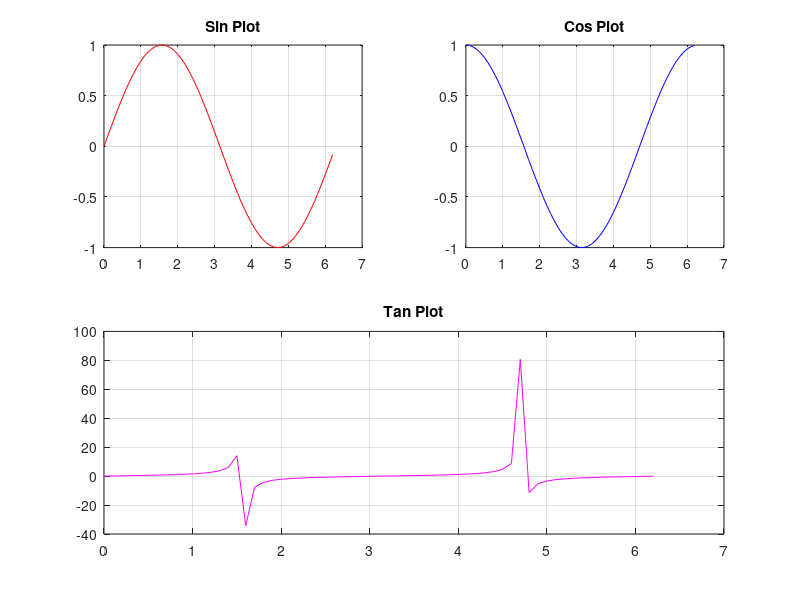

Recreate this plot in MATLAB.
clc;
clear;

% x = linspace(0,2*pi,1000);
x = 0:0.1:2*pi;

y1 = sin(x);
y2 = cos(x);
y3 = tan(x);

subplot(2,2,1);
plot(x,y1,'r');
title('Sin Plot');
grid on;

subplot(2,2,2);
plot(x,y2,'b');
title('Cos Plot');
grid on;

subplot(2,2,[3,4]);
plot(x,y3,'m');
title('Tan Plot');
grid on;